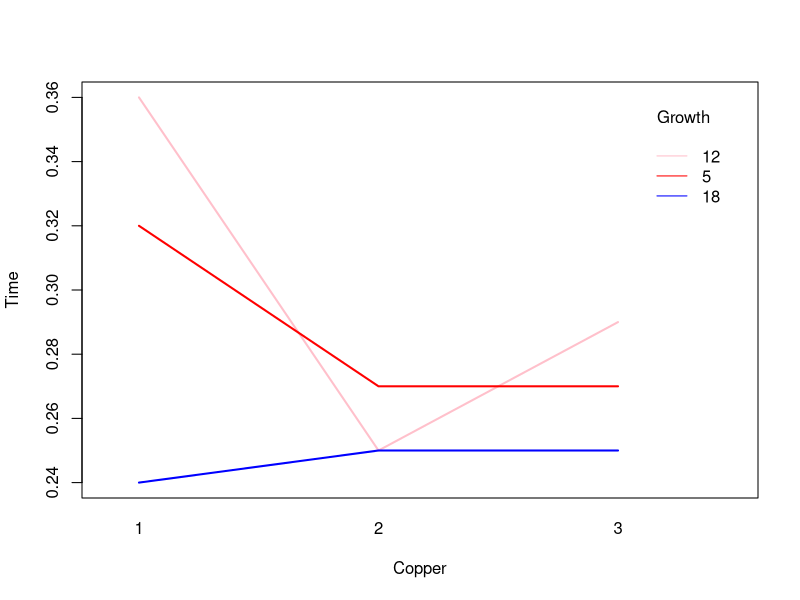

R code for this plot:
library(dplyr)
library(ggplot2) 


time   <-  c("5", "5", "5", "12", "12", "12", "18", "18", "18",
             "5", "5", "5", "12", "12", "12", "18", "18", "18",
             "5", "5", "5", "12", "12", "12", "18", "18", "18")
copper <-  c("1", "1", "1", "1", "1", "1", "1", "1", "1",
             "2", "2", "2",  "2", "2", "2", "2", "2", "2",
             "3", "3", "3", "3", "3", "3", "3", "3", "3")

yield  <- c(0.30, 0.34, 0.32, 0.37, 0.36, 0.35, 0.25, 0.23, 0.24,
            0.24, 0.30, 0.27, 0.23, 0.32, 0.25, 0.22, 0.31, 0.25,
            0.20, 0.30, 0.27, 0.28, 0.31, 0.29, 0.24, 0.30, 0.25)

data <- data.frame(time, copper, yield)
amodel <- aov(yield ~ time * copper, data = data)
summary(amodel)
interaction.plot(x.factor = data$copper,
                 trace.factor = data$time,
                 response = data$yield,
                 fun = median, #metric to plot
                 ylab = "Time",
                 xlab = "Copper",
                 col = c("pink", "blue", "red"),
                 lty = 1, #line type
                 lwd = 2, #line width
                 trace.label = "Growth")

# This is weird. Interaction plot obviously signifies interaction,
# while anova results say otherwise. Why? I am guessing maybe it has
# sth to do with statistical power? Sample size should be increased?
# That answer key has totally different number though. Not sure.
# A linear model shows interaction on different levels of the factors.


lmodel <- lm(yield ~ time * copper, data = data)
summary(lmodel)
